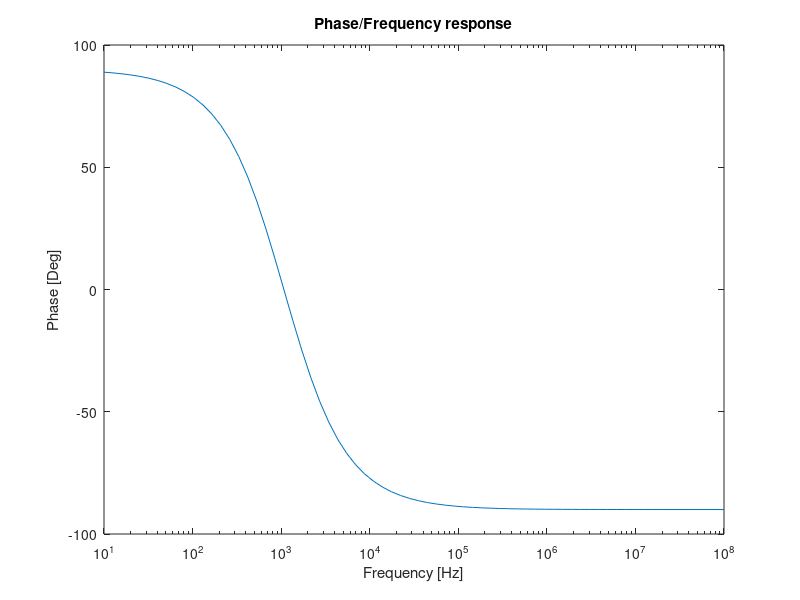
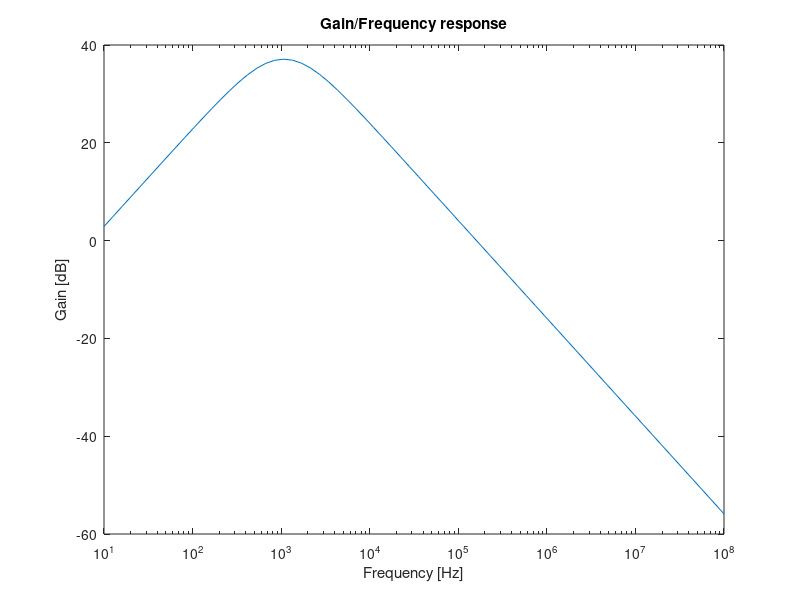

Reproduce these figures in MATLAB, in order.
%Lab5                                                  Academic Year 2020/2021
%                                                            TCFE
%Authors:
%Joana Matos, 95799
%Ricardo Abreu, 95842
%Vasco Emídio, 95856
%MEAer
close all 
clear all

format long;

%-----Data-----
C1=220e-9;
C2a=220e-9;
C2b=220e-9;
R1a=1e3;
R1b=10e3;
R2=1e3;
R3=100e3;
R4a=1e3;
R4b=10e3;
%------------
%--Replace R_a and R_b by an equivalent R_---
C2=(C2a*C2b)/(C2a+C2b);
R1=(R1a*R1b)/(R1a+R1b);
R4=(R4a*R4b)/(R4a+R4b);
%R4=R4a

 printf("Data_TAB \n");
 printf("$R_{1a}$ = %e Ohm \n", R1a);
 printf("$R_{1b}$ = %e Ohm \n", R1b);
 printf("$R_{1}$ = %e Ohm\n", R1);
 printf("$R_{2}$ = %e Ohm \n", R2);
 printf("$R_{3}$ = %e Ohm \n", R3);
 printf("$R_{4a}$ = %e Ohm \n", R4a);
 printf("$R_{4b}$ = %e Ohm \n", R4b);
 printf("$R_{4}$ = %e Ohm \n", R4);
 printf("$C_{1}$ = %e F \n", C1);
 printf("$C_{2a}$ = %e Ohm \n", C2a);
 printf("$C_{2b}$ = %e Ohm \n", C2b);
 printf("$C_{2}$ = %e F \n", C2);
 printf("Data_END \n \n");
%------------------------------------------

%----1. Gain, Zi, Zout---------------------
fo=1e3;
wL = 1/(R1*C1);
wH = 1/(R2*C2);
wO = sqrt(wL*wH);
ZC1=1/(j*C1*wO);
ZC2=1/(j*C2*wO);


T_1=(R1*C1*j*wO/(1+R1*C1*j*wO))*(1+R3/R4)*(1/(1+R2*C2*j*wO));
T_1dB=20*log10(abs(T_1))
wCdB=wO/(2*pi);

Zin=R1+ZC1
Zout=R2*ZC2/(R2+ZC2)
Zinmod=sqrt(real(Zin)^2+imag(Zin)^2)
Zoutmod=sqrt(real(Zout)^2+imag(Zout)^2)

 printf("Freq_TAB \n");
 printf("$w_{L}$ = %e rad/s \n", wL);
 printf("$w_{H}$ = %e rad/s \n", wH);
 printf("$w_{O}$ = %e rad/s \n", wO);
 printf("$f_{O}$ = %e Hz \n", wCdB);
 printf("Freq_END \n \n");
 
 printf("Results1_TAB \n");
 printf("$Z_{in}$ = %e + j%e Ohm \n", real(Zin), imag(Zin));
 printf("$Z_{out}$ = %e + j%eOhm \n", real(Zout), imag(Zout));
 printf("$|Z_{in}|$ = %e Ohm \n", Zinmod);
 printf("$|Z_{out}|$ = %e Ohm \n", Zoutmod);
 printf("Results1_END \n \n");
 
 printf("Results2_TAB \n");
 printf("$Gain$ = %e dB \n", T_1dB);
 printf("Results2_END \n \n");

%----2.--------------------------------------
f=logspace(1,8,70);
s=j*2*pi*f;
for n=1:length(s)
	T(n)=(R1*C1*s(n))./(1+R1*C1*s(n)).*(1+R3/R4).*(1/(1+R2*C2*s(n)));
	T_dB(n)=20*log10(abs(T(n)));
endfor

figure1=figure();
semilogx(f,180*arg(T)/pi);
xlabel("Frequency [Hz]");
ylabel("Phase [Deg]");
title("Phase/Frequency response");
print(figure1,"phase_response.eps","-depsc");
figure2=figure();
semilogx(f,T_dB);
xlabel("Frequency [Hz]");
ylabel("Gain [dB]");
title("Gain/Frequency response");
print(figure2,"gain_response.eps","-depsc");

%--------------------------------------------